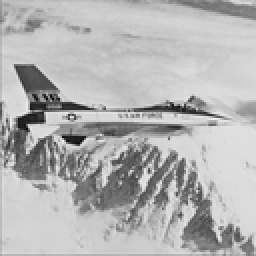
%> input picture Images/airplane.pgm, 128 x 128 px, shrunk from 512 x 512 before the run (shown 2 times larger)
$ octave --eval "StartProcessSeq(imread('Images/airplane.pgm'));"   (GNU Octave 9; MATLAB toolbox functions it lacks are replaced by stand-ins)
%> lines starting %> are read from the running program, lines starting %| are printed output that depends on the picture
### RRBE.m
function [wI,actualEmbedRate,PSNR,new_wA,invalid] = RRBE(I,embedRate,T1,T2)
%> called with embedRate = 0.5
%========================================================================
%This is an implementation of the Reversible Data Hiding (RDH) algorithm in
%encrypted images by Reserving Room Before Encryption (RRBE).
%
%Input : (1) I: the original image, whose dynamic range is 0-255
%        (2) embedRate: embedding rate (in bpp).
%        (3) T1: threshold (in bpp) for choice of LSB-plane number of the
%            subimage A (see the above reference). default value: T1 = 0.25
%            bpp
%        (4) T2: threshold (in percentage %) for choice of embedding
%            strategies (see the above reference). default value: T2 = 20%
%
%Default Usage:
%   Given I, whose dynamic range is 0-255 and embedding rate
%   embedRate,
%   [wI,actualEmbedRate,PSNR] = RRBE(I,embedRate);
%========================================================================
invalid = 0;

if (nargin < 2 || nargin > 4)
    wI = -Inf;
    actualEmbedRate = -Inf;
    PSNR = -Inf;
    return;
end

if (nargin == 2)
    T1 = 0.25;
    T2 = 0.2;
end

if (nargin == 3)
    T2 = 0.2;
end
%----------- image partition -----------------
I = double(I);
[h,w]= size(I);
%> h = 128; w = 128
dataLength = embedRate * h * w;
%> dataLength = 8192
if embedRate <= T1
    T1Ind = false;
    AHeight = ceil(dataLength/w);
    [A, B, AInd] = imgPartition(I, AHeight); % find proper partition of I.
else
    T1Ind = true;
    AHeight = ceil(dataLength/(w * 2));
%> AHeight = 32
    [A, B, AInd] = imgPartition(I, AHeight);
end

%----------- embed the data into LSB-planes of A --------------
% Added 4th Dec 2014 - Insert text : input from user

%Just a safecase
Data_Hiding_Key = '00000';
%
Hide_str = input('Enter the string you want to hide in the image-> ','s');
Data_Hiding_Key = input('Enter a data hiding key(Numeric key only)-> ','s');
Hide_str_bin = dec2bin(Hide_str,8)';
Hide_str_bin = Hide_str_bin(:)'-'0';
data = Hide_str_bin';

if length(data) > dataLength % Remove this if you want to decrease the efficiency and add data greater than the permissible length
    msgbox('Text too large for the image.Enter a smaller text to hide in the image.');
    invalid=1;
    return;
end
% data = round(rand(dataLength,1));
wA = embedA(A,data,T1Ind);

%---------- self-embedding process -------------
% record the LSB-planes of A
if ~T1Ind
    m = mod(A,2);
    m = m(:);
    m = m(1:dataLength);
else
    m1 = mod(A,2);
    m1 = m1(:);
    m2 = mod(floor(A/2),2);
    m2 = m2(:);
    m = [m1;m2];
    m = m(1:dataLength);
end
embeddingRound = 1;
fprintf('  Embedding round %d:\n ',embeddingRound);
[wB,payload,boundaryMap,multiInd]= embedB(B,m,T2);
while multiInd % multilayer embedding is needed.
    embeddingRound = embeddingRound + 1;
    %     fprintf(' Embedding round %d:\n ',embeddingRound);
    d = m(payload + 1:end);
    [wB,payload_m,boundaryMap_m,multiInd]= embedB(wB,d,T2);
    payload = payload + payload_m;
    boundaryMap = [boundaryMap;boundaryMap_m];
end
%---------- con-catenate W_A and W_B -------------
wI = catenate(wA,wB,AInd,AHeight);

%-----------Passing the concatenated image for encryption---------
% Creating a new 3 plane image to pass to the encryption algorithm from the
% exisiting 1 plane image

wI_3plane(:,:,1) = wI;
wI_3plane(:,:,2) = wI;
wI_3plane(:,:,3) = wI;

[decrypted_image,return_val] = selective_encryption(wI_3plane);
if return_val == 1
    invalid=1;
    return;
end
new_wA = decrypted_image(:,:,1);

%---------- calculation of PSNR and actual embedding rate -------------
PSNR = psnr(I,wI);
actualEmbedRate = payload /(h*w);

%------Decryption of image and extracting the hidden message-----%
Data_Hiding_Key_Decrypt = input('Enter the necessary data hiding key to view the hidden message->','s');
if strcmp(Data_Hiding_Key_Decrypt,Data_Hiding_Key)
    %     data = decryptA(new_wA,data);
    data = decryptA(wA,data);
else
    msgbox('Invalid Key Entered','Data Hiding Key Message');
    invalid=1;
    return;
end

### support functions/imgPartition.m
function [finalA,finalB,index] = imgPartition(I,H)
%> called with H = 32
%%
% This function is to find A, which has the most complex texture.

I = round(I);
[m,n] = size(I);
%> m = 128; n = 128
N = m - H + 1; % No of blocks
%> N = 97
f = zeros(N,1);

for i = 1:N
    A = I(i: i - 1 + H,1:n);
    [h,w] = size(A); % h and w are rows and columns for the block
    for j = 1:h
        for k = 1:w
            if h == 1          %I contains only one row.
                if j == 1 && k == 1                  %four corners
                    val = abs( A(j,k) - (A(j,k+1))/1);
                elseif j == 1 && k == w
                    val = abs( A(j,k) - (A(j,k-1))/1 );
                else
                    val = abs( A(j,k) - (A(j,k-1) + A(j,k+1))/2 );
                end
            else
                if j == 1 && k == 1                  %four corners
                    val = abs( A(j,k) - (A(j+1,k) + A(j,k+1))/2 );
                elseif j == 1 && k == w
                    val = abs( A(j,k) - (A(j+1,k) + A(j,k-1))/2 );
                elseif j == h && k == 1
                    val = abs( A(j,k) - (A(j-1,k) + A(j,k+1))/2 );
                elseif j == h && k == w
                    val = abs( A(j,k) - (A(j-1,k) + A(j,k-1))/2 );
                elseif j == 1                        %four boundaries
                    val = abs( A(j,k) - (A(j+1,k) + A(j,k+1) + A(j,k-1))/3 );
                elseif j == h
                    val = abs( A(j,k) - (A(j-1,k) + A(j,k+1) + A(j,k-1))/3 );
                elseif k == 1
                    val = abs( A(j,k) - (A(j-1,k) + A(j+1,k) + A(j,k+1))/3 );
                elseif k == w
                    val = abs( A(j,k) - (A(j-1,k) + A(j+1,k) + A(j,k-1))/3 );
                else
                    val = abs( A(j,k) - (A(j-1,k) + A(j+1,k) + A(j,k-1) + A(j,k+1))/4 );
                end
            end
            f(i) = f(i) + val;
        end
    end
    f(i) = f(i)/( h*w );
end
%> this loop made 97 passes
%> pass 1, in imgPartition, `A = I(i: i - 1 + H,1:n);`:
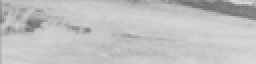
%> A: size 32x128 double (shown 2 times larger); min 109, max 218, mean 192.3
%> pass 2, in imgPartition, `A = I(i: i - 1 + H,1:n);`:
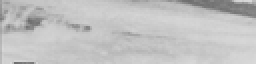
%> A: size 32x128 double (shown 2 times larger); min 109, max 217, mean 193.1
%> pass 3, in imgPartition, `A = I(i: i - 1 + H,1:n);`:
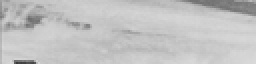
%> A: size 32x128 double (shown 2 times larger); min 58, max 217, mean 193.7
%> after the loop, f = 97 values, max 12.53 at index 53, min 2.25 at index 12, mean 7.87; val = 4
[~,index] = max(f);
%> index = 53

%divide I into A and B
if index == N
    finalA =  I(index : end, 1:n);
    finalB = I(1: index - 1, 1:n);
elseif index == 1
    finalA = I(index : index + H -1 , 1:n);
    finalB = I(index + H : end, 1:n);
else
    finalA = I(index : index + H -1, 1:n);
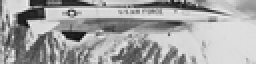
%> finalA: size 32x128 double (shown 2 times larger); min 10, max 244, mean 162.8
    finalB = [I(1:index -1, 1:n);
         I(index + H : end, 1:n)];
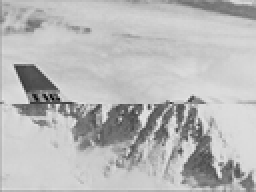
%> finalB: size 96x128 double (shown 2 times larger); min 0, max 237, mean 184.8
end

### StartProcessSeq.m
function StartProcessSeq(I)

clc;
warning off;

%% Change directory
prev_dir = pwd; file_dir = fileparts(mfilename('fullpath')); cd(file_dir);
addpath(genpath(pwd));

%% Main code begins here(Use provided pgm files for data hiding)
% I = double(imread(uigetfile('*.pgm','Select the required image(*.pgm) file')));
embedRate = 0.5;
[wI,actualEmbedRate,PSNR,wIdecrypt,invalid] = RRBE(I,embedRate);
%> the answer given: Images/airplane.pgm
%> the run ends on the next line

if invalid==1
    return;
end

figure,imshow(I/255),title('Original image without hidden data');
figure,imshow(wIdecrypt/255),title('Decrypted Final Image');
fprintf('The PSNR of the final image is: %.2f dB \n',PSNR);
fprintf('The actual embedding rate is %.2f bpp \n',actualEmbedRate);

end
